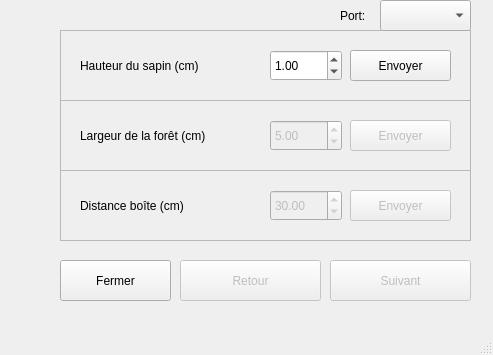
<?xml version="1.0" encoding="UTF-8"?>
<ui version="4.0">
 <class>StartupMainWindow</class>
 <widget class="QMainWindow" name="StartupMainWindow">
  <property name="geometry">
   <rect>
    <x>0</x>
    <y>0</y>
    <width>493</width>
    <height>355</height>
   </rect>
  </property>
  <property name="windowTitle">
   <string>MainWindow</string>
  </property>
  <widget class="QWidget" name="centralwidget">
   <widget class="QPushButton" name="WtvButton">
    <property name="enabled">
     <bool>false</bool>
    </property>
    <property name="geometry">
     <rect>
      <x>330</x>
      <y>260</y>
      <width>141</width>
      <height>41</height>
     </rect>
    </property>
    <property name="text">
     <string>Suivant</string>
    </property>
   </widget>
   <widget class="QFrame" name="frame_2">
    <property name="enabled">
     <bool>true</bool>
    </property>
    <property name="geometry">
     <rect>
      <x>60</x>
      <y>30</y>
      <width>411</width>
      <height>71</height>
     </rect>
    </property>
    <property name="frameShape">
     <enum>QFrame::StyledPanel</enum>
    </property>
    <property name="frameShadow">
     <enum>QFrame::Raised</enum>
    </property>
    <widget class="QDoubleSpinBox" name="Spinh">
     <property name="geometry">
      <rect>
       <x>210</x>
       <y>20</y>
       <width>72</width>
       <height>31</height>
      </rect>
     </property>
     <property name="maximum">
      <double>25.000000000000000</double>
     </property>
     <property name="singleStep">
      <double>0.250000000000000</double>
     </property>
     <property name="value">
      <double>1.000000000000000</double>
     </property>
    </widget>
    <widget class="QPushButton" name="SendHauteur">
     <property name="geometry">
      <rect>
       <x>290</x>
       <y>20</y>
       <width>101</width>
       <height>31</height>
      </rect>
     </property>
     <property name="text">
      <string>Envoyer</string>
     </property>
    </widget>
    <widget class="QLabel" name="label">
     <property name="geometry">
      <rect>
       <x>20</x>
       <y>20</y>
       <width>171</width>
       <height>31</height>
      </rect>
     </property>
     <property name="text">
      <string>Hauteur du sapin (cm)</string>
     </property>
    </widget>
   </widget>
   <widget class="QFrame" name="frame">
    <property name="geometry">
     <rect>
      <x>60</x>
      <y>170</y>
      <width>411</width>
      <height>71</height>
     </rect>
    </property>
    <property name="autoFillBackground">
     <bool>false</bool>
    </property>
    <property name="frameShape">
     <enum>QFrame::StyledPanel</enum>
    </property>
    <property name="frameShadow">
     <enum>QFrame::Raised</enum>
    </property>
    <property name="lineWidth">
     <number>0</number>
    </property>
    <widget class="QDoubleSpinBox" name="Spind">
     <property name="enabled">
      <bool>false</bool>
     </property>
     <property name="geometry">
      <rect>
       <x>210</x>
       <y>20</y>
       <width>72</width>
       <height>31</height>
      </rect>
     </property>
     <property name="maximum">
      <double>150.000000000000000</double>
     </property>
     <property name="value">
      <double>30.000000000000000</double>
     </property>
    </widget>
    <widget class="QPushButton" name="SendDistance">
     <property name="enabled">
      <bool>false</bool>
     </property>
     <property name="geometry">
      <rect>
       <x>290</x>
       <y>20</y>
       <width>101</width>
       <height>31</height>
      </rect>
     </property>
     <property name="text">
      <string>Envoyer</string>
     </property>
    </widget>
    <widget class="QLabel" name="label_2">
     <property name="geometry">
      <rect>
       <x>20</x>
       <y>20</y>
       <width>161</width>
       <height>31</height>
      </rect>
     </property>
     <property name="text">
      <string>Distance boîte (cm)</string>
     </property>
    </widget>
   </widget>
   <widget class="QFrame" name="frame_3">
    <property name="geometry">
     <rect>
      <x>60</x>
      <y>100</y>
      <width>411</width>
      <height>71</height>
     </rect>
    </property>
    <property name="frameShape">
     <enum>QFrame::StyledPanel</enum>
    </property>
    <property name="frameShadow">
     <enum>QFrame::Raised</enum>
    </property>
    <widget class="QPushButton" name="SendLargeur">
     <property name="enabled">
      <bool>false</bool>
     </property>
     <property name="geometry">
      <rect>
       <x>290</x>
       <y>20</y>
       <width>101</width>
       <height>31</height>
      </rect>
     </property>
     <property name="text">
      <string>Envoyer</string>
     </property>
    </widget>
    <widget class="QDoubleSpinBox" name="Spinl">
     <property name="enabled">
      <bool>false</bool>
     </property>
     <property name="geometry">
      <rect>
       <x>210</x>
       <y>20</y>
       <width>72</width>
       <height>31</height>
      </rect>
     </property>
     <property name="minimum">
      <double>1.000000000000000</double>
     </property>
     <property name="maximum">
      <double>25.000000000000000</double>
     </property>
     <property name="value">
      <double>5.000000000000000</double>
     </property>
    </widget>
    <widget class="QLabel" name="label_3">
     <property name="geometry">
      <rect>
       <x>20</x>
       <y>20</y>
       <width>181</width>
       <height>31</height>
      </rect>
     </property>
     <property name="text">
      <string>Largeur de la forêt (cm)</string>
     </property>
    </widget>
   </widget>
   <widget class="QPushButton" name="Back">
    <property name="enabled">
     <bool>false</bool>
    </property>
    <property name="geometry">
     <rect>
      <x>180</x>
      <y>260</y>
      <width>141</width>
      <height>41</height>
     </rect>
    </property>
    <property name="text">
     <string>Retour</string>
    </property>
   </widget>
   <widget class="QPushButton" name="Close">
    <property name="geometry">
     <rect>
      <x>60</x>
      <y>260</y>
      <width>111</width>
      <height>41</height>
     </rect>
    </property>
    <property name="text">
     <string>Fermer</string>
    </property>
   </widget>
   <widget class="QComboBox" name="SelectPort">
    <property name="geometry">
     <rect>
      <x>380</x>
      <y>0</y>
      <width>91</width>
      <height>31</height>
     </rect>
    </property>
   </widget>
   <widget class="QLabel" name="label_4">
    <property name="geometry">
     <rect>
      <x>340</x>
      <y>0</y>
      <width>67</width>
      <height>31</height>
     </rect>
    </property>
    <property name="text">
     <string>Port:</string>
    </property>
   </widget>
  </widget>
  <widget class="QMenuBar" name="menubar">
   <property name="geometry">
    <rect>
     <x>0</x>
     <y>0</y>
     <width>493</width>
     <height>27</height>
    </rect>
   </property>
  </widget>
  <widget class="QStatusBar" name="statusbar"/>
 </widget>
 <resources/>
 <connections/>
</ui>
